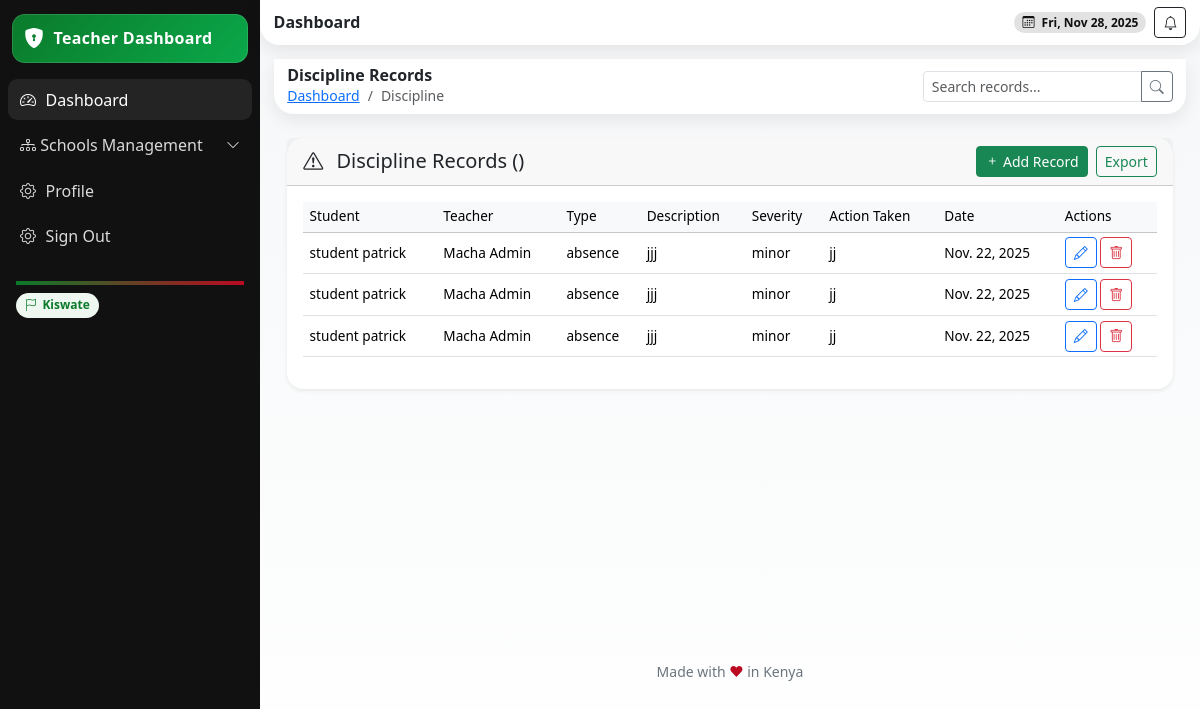
The page /teacher/discipline/ (signed in) on the database as committed earlier.
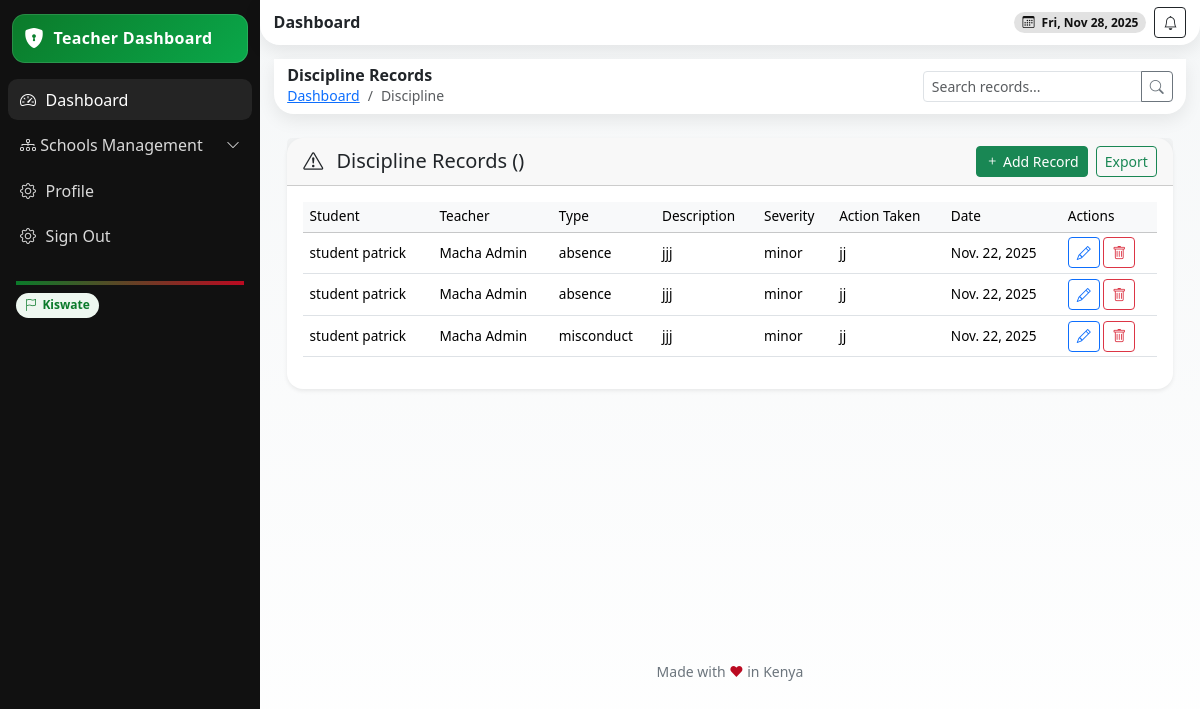
The same page on the database as committed later.
### school/models.py (models this page shows, shortened)
class DisciplineRecord(models.Model):
    student = models.ForeignKey(Student, on_delete=models.CASCADE, related_name='discipline_records')
    linked_attendance = models.ForeignKey(Attendance, on_delete=models.CASCADE, null=True, blank=True, related_name='discipline_links')  # New: For IB during lesson
    teacher = models.ForeignKey(StaffProfile, on_delete=models.CASCADE, related_name='discipline_records')
    school = models.ForeignKey(School, on_delete=models.CASCADE, related_name='discipline_records')
    incident_type = models.CharField(max_length=20, choices=INCIDENT_TYPE_CHOICES, default='misconduct')
    description = models.TextField()
    date = models.DateField(db_index=True, default=timezone.now)
    severity = models.CharField(max_length=20, choices=SEVERITY_CHOICES, default='minor')
    action_taken = models.TextField(blank=True)
    reported_by = models.ForeignKey(User, on_delete=models.CASCADE, related_name='discipline_reports')
    frequency_count = models.PositiveIntegerField(default=1)  # New: Track repeats for patterns
    resolved = models.BooleanField(default=False)  # New: For follow-up
    class Meta:
        indexes = [models.Index(fields=['student', 'date', 'severity'])]

class Student(models.Model):
    user = models.OneToOneField(User, on_delete=models.CASCADE)
    student_id = models.CharField(max_length=50, unique=True, db_index=True)
    date_of_birth = models.DateField()
    gender = models.CharField(max_length=10, choices=GENDER_CHOICES)
    enrollment_date = models.DateField()
    grade_level = models.ForeignKey(Grade, on_delete=models.CASCADE, related_name='students')
    bio = models.TextField(blank=True)
    parents = models.ManyToManyField(Parent, blank=True, related_name='children')
    profile_picture = models.ImageField(upload_to='students/', blank=True)
    school = models.ForeignKey(School, on_delete=models.CASCADE)
    def __str__(self):
        return f"{self.user.get_full_name()} ({self.student_id}) - {self.school.name}"

class StaffProfile(models.Model):
    user = models.OneToOneField(User, on_delete=models.CASCADE)
    staff_id = models.CharField(max_length=50, unique=True, db_index=True)
    date_of_birth = models.DateField(blank=True, null=True)
    gender = models.CharField(max_length=10, choices=GENDER_CHOICES, blank=True)
    employment_date = models.DateField(blank=True, null=True)
    position = models.CharField(max_length=100, choices=POSITION_CHOICES)
    tsc_number = models.CharField(max_length=50, unique=True, blank=True, null=True)
    qualification = models.TextField(blank=True, null=True)
    subjects = models.ManyToManyField(Subject, related_name='teachers_subjects')  # Changed(max_length=255, blank=True, null=True)
    bio = models.TextField(blank=True, null=True)
    profile_picture = models.ImageField(upload_to='teachers/', blank=True, null=True)
    school = models.ForeignKey(School, on_delete=models.CASCADE)
    department = models.CharField(max_length=50, blank=True)  # e.g., 'Dining Hall', 'School Gate'
    roles = models.ManyToManyField(Role, blank=True, related_name='staff_members')

### userauths/models.py (models this page shows, shortened)
class User(AbstractUser):
    COUNTRY_CURRENCY_MAP = {
        'KENYA': 'KES',
        'UGANDA': 'UGX',
    }
    username = None  # Disable username field
    phone_number = models.CharField(max_length=15, unique=True)
    country = models.CharField(max_length=15,blank=True, null=True)
    email = models.EmailField(unique=True)
    first_name = models.CharField(max_length=50)
    last_name = models.CharField(max_length=50)
    is_staff = models.BooleanField(default=False)
    is_superuser = models.BooleanField(default=False)
    is_admin = models.BooleanField(default=False)
    school_staff = models.BooleanField(default=False)
    is_student = models.BooleanField(default=False)
    is_teacher = models.BooleanField(default=False)
    is_parent = models.BooleanField(default=False)
    is_active = models.BooleanField(default=True)
    is_verified = models.BooleanField(default=False)
    created_at = models.DateTimeField(auto_now_add=True)
    updated_at = models.DateTimeField(auto_now=True)
    objects = CustomUserManager()
    USERNAME_FIELD = 'email'  # Use email as the username field
    REQUIRED_FIELDS = ['first_name', 'last_name', 'phone_number']  # Required fields for createsuperuser
    class Meta:
        ordering = ['-created_at']

### school/views.py (the view)
# urls.py: path('teacher/discipline/', views.teacher_discipline, name='teacher-discipline'),
@login_required
def teacher_discipline(request):
    try:
        school = request.user.staffprofile.school
    except AttributeError:
        messages.error(request, "Access denied: Admin privileges required.")
        return redirect('userauths:teacher-dashboard')
    records = DisciplineRecord.objects.filter(school=school, teacher=request.user.staffprofile).select_related('student')
    query = request.GET.get('q', '')
    if query:
        records = records.filter(
            Q(student__user__first_name__icontains=query) | Q(description__icontains=query)
        )
    paginator = Paginator(records, 10)
    page_number = request.GET.get('page')
    records_page = paginator.get_page(page_number)
    form = DisciplineRecordForm(school=school)
    context = {
        'records': records_page,
        'school': school,
        'form': form,
        'query': query,
    }
    return render(request, 'school/teacher/discipline.html', context)

### school/forms.py
class DisciplineRecordForm(BaseForm):
    class Meta:
        model = DisciplineRecord
        fields = ['student', 'incident_type', 'description', 'severity', 'action_taken']
        widgets = {
            'description': forms.Textarea(attrs={'rows': 3}),
            'action_taken': forms.Textarea(attrs={'rows': 2}),
            'incident_type': forms.Select(choices=INCIDENT_TYPE_CHOICES),
            'severity': forms.Select(choices=SEVERITY_CHOICES),
        }
    def __init__(self, *args, **kwargs):
        super().__init__(*args, **kwargs)
        self.fields['severity'].initial = 'minor'

### templates/school/teacher/discipline.html (shortened to what this page needs)
{% extends 'school/teacher/base.html' %}
{% block content %}
<header class="header d-flex align-items-center justify-content-between">
  <div class="d-flex align-items-center gap-2">
    <div>
      <h6 class="m-0 fw-bold">Discipline Records</h6>
      <nav aria-label="breadcrumb" class="small">
        <ol class="breadcrumb mb-0">
          <li class="breadcrumb-item"><a href="{% url 'userauths:teacher-dashboard' %}">Dashboard</a></li>
          <li class="breadcrumb-item active" aria-current="page">Discipline</li>
        </ol>
      </nav>
    </div>
  </div>
  <div class="d-flex align-items-center gap-2">
    <form method="get" class="d-inline">
      <div class="input-group input-group-sm" style="width:250px;">
        <input type="text" name="q" class="form-control" placeholder="Search records..." value="{{ query }}">
        <button class="btn btn-outline-secondary"><i class="bi bi-search"></i></button>
      </div>
    </form>
  </div>
</header>
<section class="content container-fluid py-4">
  <div class="card shadow-sm border-0 rounded-4">
    <div class="card-header d-flex justify-content-between align-items-center">
      <h5 class="mb-0"><i class="bi bi-exclamation-triangle me-2"></i> Discipline Records ({{ records.count }})</h5>
      <div class="d-flex gap-2">
        <button class="btn btn-sm btn-success" data-bs-toggle="modal" data-bs-target="#disciplineModal" data-mode="create">
          <i class="bi bi-plus"></i> Add Record
        </button>
        <a href="#" class="btn btn-sm btn-outline-success" data-bs-toggle="modal" data-bs-target="#exportModal">Export</a>
      </div>
    </div>
    <div class="card-body">
      <div class="table-responsive">
        <table class="table table-hover align-middle">
          <thead class="table-light">
            <tr>
              <th>Student</th>
              <th>Teacher</th>
              <th>Type</th>
              <th>Description</th>
              <th>Severity</th>
              <th>Action Taken</th>
              <th>Date</th>
              <th>Actions</th>
            </tr>
          </thead>
          <tbody>
            {% for record in records %}
            <tr>
              <td>{{ record.student.user.get_full_name }}</td>
              <td>{{ record.teacher.user.get_full_name }}</td>
              <td>{{ record.incident_type }}</td>
              <td>{{ record.description }}</td>
              <td>{{ record.severity }}</td>
              <td>{{ record.action_taken|default:"-" }}</td>
              <td>{{ record.date }}</td>
              <td>
                <button class="btn btn-sm btn-outline-primary"
                        data-bs-toggle="modal"
                        data-bs-target="#disciplineModal"
                        data-mode="edit"
                        data-id="{{ record.id }}"
                        data-student="{{ record.student.id }}"
                        data-teacher="{{ record.teacher.id }}"
                        data-incident_type="{{ record.incident_type}}"
                        data-description="{{ record.description}}"
                        data-severity="{{ record.severity }}"
                        data-action_taken="{{ record.action_taken}}"
                        data-date="{{ record.date }}">
                  <i class="bi bi-pencil"></i>
                </button>
                <button class="btn btn-sm btn-outline-danger"
                        data-bs-toggle="modal"
                        data-bs-target="#deleteModal"
                        data-id="{{ record.id }}"
                        data-name="{{ record.student.user.get_full_name }}">
                  <i class="bi bi-trash"></i>
                </button>
              </td>
            </tr>
            {% empty %}
            <tr>
              <td colspan="8" class="text-center text-muted py-4">No discipline records found.</td>
            </tr>
            {% endfor %}
          </tbody>
        </table>
      </div>
    </div>
  </div>
</section>
{% endblock %}

Rows that differ between the two databases and show on the page:
removed DisciplineRecord: student.user.get_full_name "student patrick", teacher.user.get_full_name "Macha Admin", incident_type "absence", description "jjj", severity "minor", action_taken "jj", date "Nov. 22, 2025"
added DisciplineRecord: student.user.get_full_name "student patrick", teacher.user.get_full_name "Macha Admin", incident_type "misconduct", description "jjj", severity "minor", action_taken "jj", date "Nov. 22, 2025"
